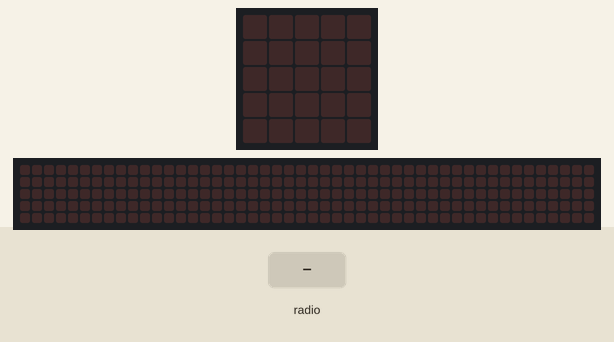
Bench run of a program on a simulated BBC micro:bit running MicroPython. Parts: the board's 5×5 LED display, a strip that is not on the board, showing the scrolling text unrolled. Inputs (shaded band) come from the test bench. The 48×5 strip is a reading aid, not a part: it shows the text the display is scrolling, unrolled, one strip-width of it at a time.

Above: at 1.2 s.
1.3 s: radio message "1" arrives
At 1.38 s:
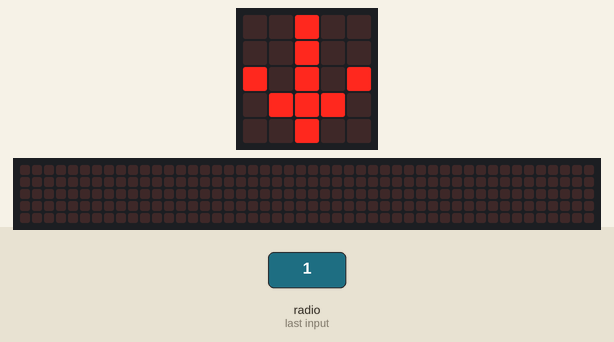
4.3 s: radio message "50" arrives
At 4.53 s:
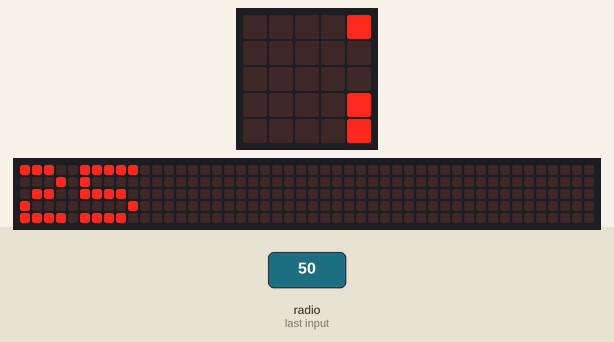
Timing chart, 0 to 7.3 s (numbered marks = the images above; inputs shaded):
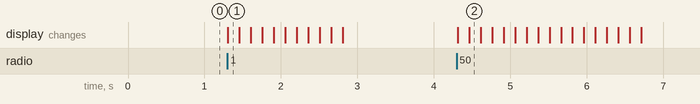

Measured:
- after the input at 1.3 s, the display: changes at once (image 1)
- after the input at 4.3 s, the display: first changes at once (image 2 shows a later state)

The program:

02_aggregator_running_avg.py
```python
"""micro:bit MicroPython: Aggregator Node (Running Average Receiver)

Role B in the two-node IoT pattern. Listens on a shared radio group for
numeric readings from one or more Sensor Nodes and keeps a running
average over the last WINDOW readings. Displays the current average on
the LED matrix and indicates activity with a brief arrow when a new
reading arrives.

Pair with 01_sensor_node_temp.py (or any sender broadcasting numbers on
the same RADIO_GROUP). Run it in the python.microbit.org simulator today
and flash to a real device when your kit arrives.

How to credit:
  Borowczak, A.C. & Borowczak, M. (2026). CxEd Hub: Cross-Disciplinary
  Computing-Integrated K-12 Lesson Plans. https://cxedhub.github.io/wiki/
  Licensed under CC BY-SA 4.0.
"""
from microbit import *
import radio

RADIO_GROUP = 7
WINDOW = 10

radio.config(group=RADIO_GROUP)
radio.on()

readings = []

while True:
    msg = radio.receive()
    if msg is not None:
        try:
            value = float(msg)
        except ValueError:
            continue
        readings.append(value)
        if len(readings) > WINDOW:
            readings.pop(0)
        avg = sum(readings) / len(readings)
        display.show(Image.ARROW_S)
        sleep(150)
        display.scroll(str(int(avg)))
    sleep(50)
```
